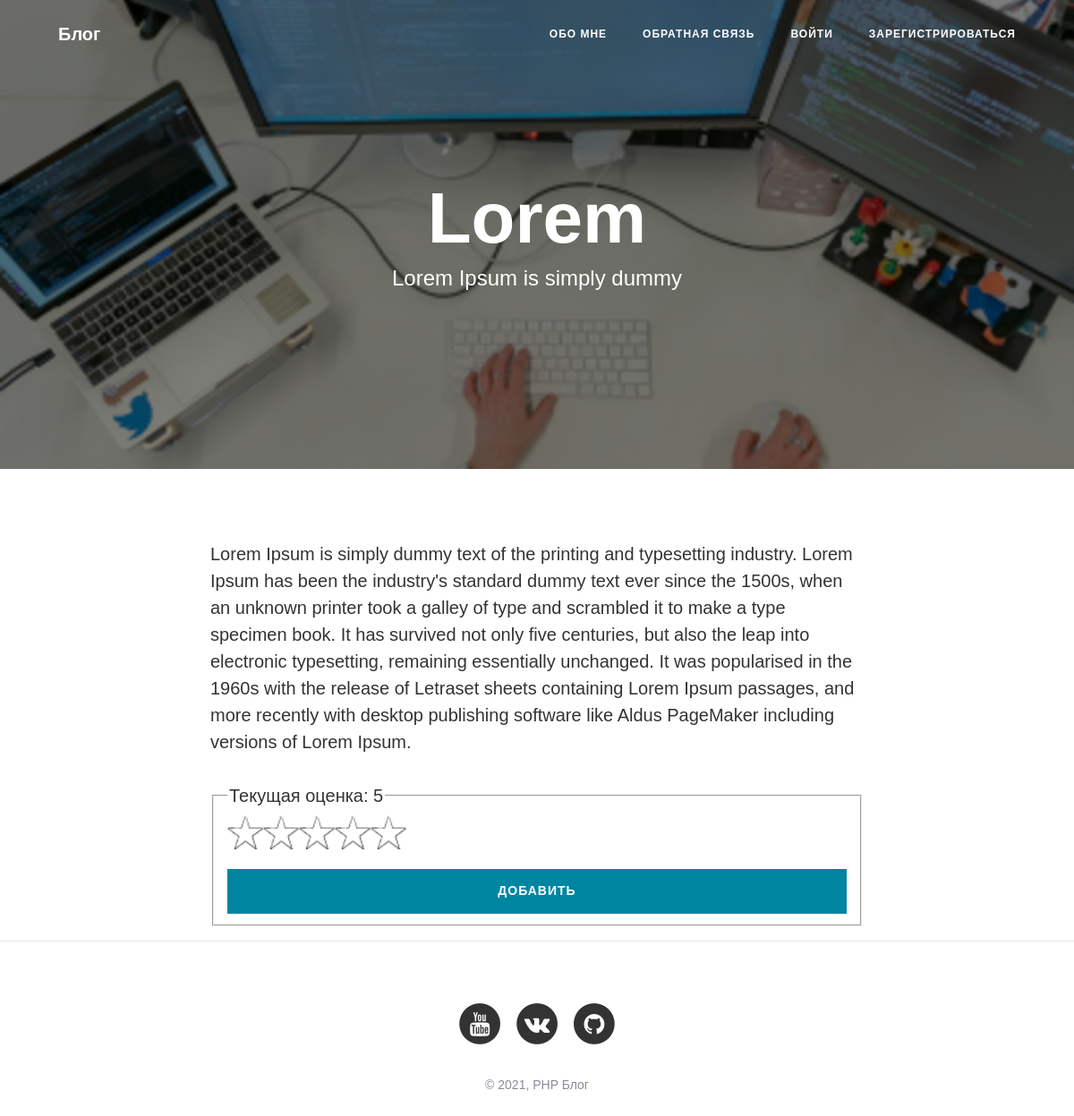
The app's page /post/17 with its own data.
### tables this page shows
CREATE TABLE `posts` (
  `id` int(11) NOT NULL,
  `name` text NOT NULL,
  `description` text NOT NULL,
  `text` text NOT NULL,
  `rating` float DEFAULT NULL,
  `date` varchar(22) NOT NULL,
  `view` int(11) DEFAULT '0'
);

### application/controllers/MainController.php (called while the page is built, shortened)
<?php
class MainController extends Controller {
	public function postAction() {
		$adminModel = new Admin;
		$vars = [
			'data' => $adminModel->postData($this->route['id'])[0],
		];
		$this->view->render('Пост', $vars);
	}
}

### index.php (called while the page is built, shortened)
<?php
spl_autoload_register(function($class) {
    $path = str_replace('\\', '/', $class.'.php');
});
$router = new Router;
$router->run();

### application/lib/Db.php (called while the page is built, shortened)
<?php
class Db {
	protected $db;
	public function __construct() {
		$config = require 'application/config/db.php';
		$this->db = new PDO('mysql:host='.$config['host'].';dbname='.$config['name'].'', $config['user'], $config['password']);
	}
	public function query($sql, $params = []) {
		$stmt = $this->db->prepare($sql);
		if (!empty($params)) {
			foreach ($params as $key => $val) {
				if (is_int($val)) {
					$type = PDO::PARAM_INT;
				} else {
					$type = PDO::PARAM_STR;
				}
				$stmt->bindValue(':'.$key, $val, $type);
			}
		}
		$stmt->execute();
		return $stmt;
	}
	public function row($sql, $params = []) {
		$result = $this->query($sql, $params);
		return $result->fetchAll(PDO::FETCH_ASSOC);
	}
}

### application/config/db.php (called while the page is built)
<?php
return [
	'host' => 'localhost',
	'name' => 'newsblog',
	'user' => 'root',
	'password' => '',
];

### application/models/Admin.php (called while the page is built, shortened)
<?php
class Admin extends Model {
	public function postData($id) {
		$params = [
			'id' => $id,
		];
		return $this->db->row('SELECT * FROM posts WHERE id = :id', $params);
	}
}

### application/core/Controller.php (called while the page is built, shortened)
<?php
abstract class Controller {
	public function __construct($route) {
		$this->route = $route;
	}
}

### application/core/Model.php (called while the page is built, shortened)
<?php
abstract class Model {
	public function __construct() {
		$this->db = new Db;
	}
}

### application/views/main/post.php (the view, shortened to what this page needs)
<header class="masthead" style="background-image: url('/public/materials/<?php echo $data['id']; ?>.jpg')">
    <div class="container">
        <div class="row">
            <div class="col-lg-8 col-md-10 mx-auto">
                <div class="page-heading">
                    <h1><?php echo htmlspecialchars($data['name'], ENT_QUOTES); ?></h1>
                    <span class="subheading"><?php echo htmlspecialchars($data['description']); ?></span>
                </div>
            </div>
        </div>
    </div>
</header>
<div class="container">
    <div class="row">
        <div class="col-lg-8 col-md-10 mx-auto">
            <p><?php echo $data['text']; ?></p>
            <form action="/rating" method="post">
                <fieldset>
                    <legend><?php echo $data['rating'] ? 'Текущая оценка: ' . $data['rating'] : 'Оставьте оценку:'; ?></legend>
                    <div class="rating__group">
                        <label class="rating__star" for="star-1" title="Ужасно" area-label="Ужасно"></label>
                        <label class="rating__star" for="star-2" title="Плохо»" area-label="Плохо»"></label>
                        <label class="rating__star" for="star-3" title="Нормально»" area-label="Нормально»"></label>
                        <label class="rating__star" for="star-4" title="Хорошо" area-label="Хорошо"></label>
                        <label class="rating__star" for="star-5" title="Отлично" area-label="Отлично"></label>
                    </div>
                    <button type="submit" class="btn btn-primary btn-block">Добавить</button>
                </fieldset>
            </form>
        </div>
    </div>
</div>

### public/styles/main.css (style rules this page uses)
body { font-size: 20px; color: #333; font-family: Arial, serif; }
p { line-height: 1.5; margin: 30px 0; }
h1, h2, h3, h4, h5, h6 { font-weight: 800; font-family: Arial, sans-serif; }
body { -webkit-tap-highlight-color: #0085a1; }
header.masthead { position: relative; margin-bottom: 50px; background: no-repeat center center; background-color: #777; background-attachment: scroll; -webkit-background-size: cover; -moz-background-size: cover; -o-background-size: cover; background-size: cover; }
header.masthead:after { position: absolute; content: ""; left: 0; right: 0; top: 0; bottom: 0; background-color: rgba(0, 0, 0, 0.5); }
header .container { position: relative; z-index: 1; }
header.masthead .page-heading, header.masthead .post-heading, header.masthead .site-heading { padding: 200px 0 150px; color: #fff; }
@media only screen and (min-width: 768px) { header.masthead .page-heading, header.masthead .post-heading, header.masthead .site-heading { padding: 200px 0; } }
header.masthead .page-heading, header.masthead .site-heading { text-align: center; }
header.masthead .page-heading h1, header.masthead .site-heading h1 { font-size: 50px; margin-top: 0; }
header.masthead .page-heading .subheading, header.masthead .site-heading .subheading { font-size: 24px; font-weight: 300; line-height: 1.1; display: block; margin: 10px 0 0; font-family: Arial, sans-serif; }
@media only screen and (min-width: 768px) { header.masthead .page-heading h1, header.masthead .site-heading h1 { font-size: 80px; } }
.btn { font-size: 14px; font-weight: 800; padding: 15px 25px; letter-spacing: 1px; text-transform: uppercase; border-radius: 0; font-family: Arial, sans-serif; }
.btn-primary { color: #fff; border-color: #0085a1; background-color: #0085a1; }
.rating__group { position: relative; width: 10em; height: 2em; margin-bottom: 1em; background-image: url(/public/images/star_empty.png); background-size: 2em 1.9em; background-repeat: repeat-x; }
.rating__star { position: absolute; top: 0; left: 0; width: 2em; height: 2em; -webkit-appearance: none; -moz-appearance: none; appearance: none; background-repeat: repeat-x; background-size: 2em 1.9em; }
.rating__star:nth-of-type(1) { width: 2em; z-index: 5; }
.rating__star:nth-of-type(2) { width: 4em; z-index: 4; }
.rating__star:nth-of-type(3) { width: 6em; z-index: 3; }
.rating__star:nth-of-type(4) { width: 8em; z-index: 2; }
.rating__star:nth-of-type(5) { z-index: 1; width: 10em; }

### records on screen
posts: name "Lorem", description "Lorem Ipsum is simply dummy", text "Lorem Ipsum is simply dummy text of the printing and typesetting industry. Lorem Ipsum has been the industry's standard dummy text ever since the 1500s, when an unknown printer took a galley of type and scrambled it to make a type specimen book. It has survived not only five centuries, but also the leap into electronic typesetting, remaining essentially unchanged. It was popularised in the 1960s with the release of Letraset sheets containing Lorem Ipsum passages, and more recently with desktop publishing software like Aldus PageMaker including versions of Lorem Ipsum.", rating "5"
